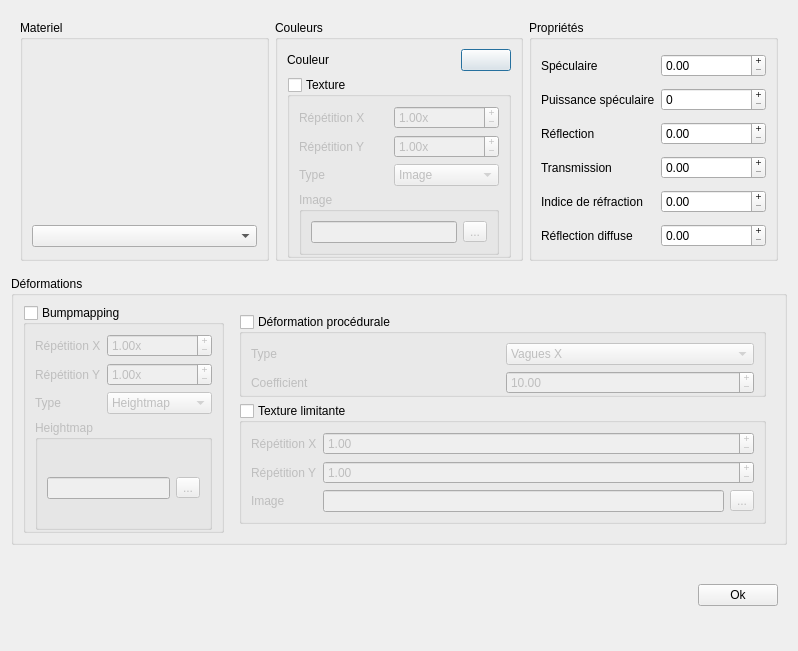
<?xml version="1.0" encoding="UTF-8"?>
<ui version="4.0">
 <class>editMaterialDialog</class>
 <widget class="QDialog" name="editMaterialDialog">
  <property name="geometry">
   <rect>
    <x>0</x>
    <y>0</y>
    <width>798</width>
    <height>651</height>
   </rect>
  </property>
  <property name="windowTitle">
   <string>Edition matériaux</string>
  </property>
  <layout class="QVBoxLayout" name="verticalLayout_2">
   <item>
    <widget class="QWidget" name="widget" native="true">
     <layout class="QHBoxLayout" name="horizontalLayout_2">
      <item>
       <widget class="QGroupBox" name="groupBox_3">
        <property name="title">
         <string>Materiel</string>
        </property>
        <layout class="QVBoxLayout" name="verticalLayout">
         <property name="bottomMargin">
          <number>0</number>
         </property>
         <item>
          <widget class="QLabel" name="_image">
           <property name="minimumSize">
            <size>
             <width>150</width>
             <height>150</height>
            </size>
           </property>
           <property name="maximumSize">
            <size>
             <width>150</width>
             <height>150</height>
            </size>
           </property>
           <property name="text">
            <string/>
           </property>
           <property name="pixmap">
            <pixmap>stripes.png</pixmap>
           </property>
          </widget>
         </item>
         <item>
          <widget class="QComboBox" name="_materials"/>
         </item>
        </layout>
       </widget>
      </item>
      <item>
       <widget class="QGroupBox" name="groupBox">
        <property name="title">
         <string>Couleurs</string>
        </property>
        <layout class="QGridLayout" name="gridLayout">
         <property name="bottomMargin">
          <number>0</number>
         </property>
         <item row="0" column="0">
          <widget class="QLabel" name="label_2">
           <property name="text">
            <string>Couleur</string>
           </property>
          </widget>
         </item>
         <item row="0" column="1">
          <widget class="QPushButton" name="_color">
           <property name="maximumSize">
            <size>
             <width>50</width>
             <height>16777215</height>
            </size>
           </property>
           <property name="text">
            <string/>
           </property>
          </widget>
         </item>
         <item row="1" column="0" colspan="2">
          <widget class="QGroupBox" name="_texture">
           <property name="title">
            <string>Texture</string>
           </property>
           <property name="checkable">
            <bool>true</bool>
           </property>
           <property name="checked">
            <bool>false</bool>
           </property>
           <layout class="QGridLayout" name="gridLayout_2">
            <property name="bottomMargin">
             <number>0</number>
            </property>
            <item row="0" column="0">
             <widget class="QLabel" name="label_3">
              <property name="text">
               <string>Répétition X</string>
              </property>
             </widget>
            </item>
            <item row="0" column="1">
             <widget class="QDoubleSpinBox" name="_textureX">
              <property name="buttonSymbols">
               <enum>QAbstractSpinBox::PlusMinus</enum>
              </property>
              <property name="suffix">
               <string>x</string>
              </property>
              <property name="maximum">
               <double>1000.000000000000000</double>
              </property>
              <property name="singleStep">
               <double>0.100000000000000</double>
              </property>
              <property name="value">
               <double>1.000000000000000</double>
              </property>
             </widget>
            </item>
            <item row="1" column="0">
             <widget class="QLabel" name="label_4">
              <property name="text">
               <string>Répétition Y</string>
              </property>
             </widget>
            </item>
            <item row="1" column="1">
             <widget class="QDoubleSpinBox" name="_textureY">
              <property name="buttonSymbols">
               <enum>QAbstractSpinBox::PlusMinus</enum>
              </property>
              <property name="suffix">
               <string>x</string>
              </property>
              <property name="maximum">
               <double>1000.000000000000000</double>
              </property>
              <property name="singleStep">
               <double>0.100000000000000</double>
              </property>
              <property name="value">
               <double>1.000000000000000</double>
              </property>
             </widget>
            </item>
            <item row="3" column="0" colspan="2">
             <widget class="QGroupBox" name="_imageGroup">
              <property name="title">
               <string>Image</string>
              </property>
              <property name="checkable">
               <bool>false</bool>
              </property>
              <property name="checked">
               <bool>false</bool>
              </property>
              <layout class="QGridLayout" name="gridLayout_3">
               <item row="0" column="0">
                <widget class="QLineEdit" name="_imagePath"/>
               </item>
               <item row="0" column="1">
                <widget class="QToolButton" name="_find">
                 <property name="text">
                  <string>...</string>
                 </property>
                </widget>
               </item>
              </layout>
             </widget>
            </item>
            <item row="2" column="0">
             <widget class="QLabel" name="label_5">
              <property name="text">
               <string>Type</string>
              </property>
             </widget>
            </item>
            <item row="2" column="1">
             <widget class="QComboBox" name="_textureType">
              <item>
               <property name="text">
                <string>Image</string>
               </property>
              </item>
              <item>
               <property name="text">
                <string>Bruit de perlin</string>
               </property>
              </item>
              <item>
               <property name="text">
                <string>Effet Marbre</string>
               </property>
              </item>
              <item>
               <property name="text">
                <string>Effet Bois</string>
               </property>
              </item>
              <item>
               <property name="text">
                <string>Damier</string>
               </property>
              </item>
             </widget>
            </item>
           </layout>
          </widget>
         </item>
        </layout>
       </widget>
      </item>
      <item>
       <widget class="QGroupBox" name="groupBox_2">
        <property name="title">
         <string>Propriétés</string>
        </property>
        <layout class="QGridLayout" name="gridLayout_4">
         <property name="bottomMargin">
          <number>0</number>
         </property>
         <item row="0" column="0">
          <widget class="QLabel" name="label_6">
           <property name="text">
            <string>Spéculaire</string>
           </property>
          </widget>
         </item>
         <item row="2" column="1">
          <widget class="QDoubleSpinBox" name="_reflection">
           <property name="buttonSymbols">
            <enum>QAbstractSpinBox::PlusMinus</enum>
           </property>
           <property name="maximum">
            <double>1.000000000000000</double>
           </property>
           <property name="singleStep">
            <double>0.010000000000000</double>
           </property>
          </widget>
         </item>
         <item row="2" column="0">
          <widget class="QLabel" name="label_7">
           <property name="text">
            <string>Réflection</string>
           </property>
          </widget>
         </item>
         <item row="1" column="1">
          <widget class="QSpinBox" name="_specularPow">
           <property name="buttonSymbols">
            <enum>QAbstractSpinBox::PlusMinus</enum>
           </property>
           <property name="maximum">
            <number>200</number>
           </property>
          </widget>
         </item>
         <item row="1" column="0">
          <widget class="QLabel" name="label_8">
           <property name="text">
            <string>Puissance spéculaire</string>
           </property>
          </widget>
         </item>
         <item row="3" column="1">
          <widget class="QDoubleSpinBox" name="_transmission">
           <property name="buttonSymbols">
            <enum>QAbstractSpinBox::PlusMinus</enum>
           </property>
           <property name="maximum">
            <double>1.000000000000000</double>
           </property>
           <property name="singleStep">
            <double>0.010000000000000</double>
           </property>
          </widget>
         </item>
         <item row="3" column="0">
          <widget class="QLabel" name="label_9">
           <property name="text">
            <string>Transmission</string>
           </property>
          </widget>
         </item>
         <item row="4" column="0">
          <widget class="QLabel" name="label_10">
           <property name="text">
            <string>Indice de réfraction</string>
           </property>
          </widget>
         </item>
         <item row="4" column="1">
          <widget class="QDoubleSpinBox" name="_refraction">
           <property name="buttonSymbols">
            <enum>QAbstractSpinBox::PlusMinus</enum>
           </property>
           <property name="maximum">
            <double>3.000000000000000</double>
           </property>
           <property name="singleStep">
            <double>0.010000000000000</double>
           </property>
          </widget>
         </item>
         <item row="5" column="1">
          <widget class="QDoubleSpinBox" name="_diffuseReflection">
           <property name="buttonSymbols">
            <enum>QAbstractSpinBox::PlusMinus</enum>
           </property>
           <property name="maximum">
            <double>1.000000000000000</double>
           </property>
           <property name="singleStep">
            <double>0.010000000000000</double>
           </property>
          </widget>
         </item>
         <item row="5" column="0">
          <widget class="QLabel" name="label_11">
           <property name="text">
            <string>Réflection diffuse</string>
           </property>
          </widget>
         </item>
         <item row="0" column="1">
          <widget class="QDoubleSpinBox" name="_specular">
           <property name="buttonSymbols">
            <enum>QAbstractSpinBox::PlusMinus</enum>
           </property>
           <property name="maximum">
            <double>1.000000000000000</double>
           </property>
           <property name="singleStep">
            <double>0.010000000000000</double>
           </property>
          </widget>
         </item>
        </layout>
       </widget>
      </item>
     </layout>
    </widget>
   </item>
   <item>
    <widget class="QGroupBox" name="groupBox_6">
     <property name="title">
      <string>Déformations</string>
     </property>
     <layout class="QHBoxLayout" name="horizontalLayout_3">
      <item>
       <widget class="QGroupBox" name="_bumpmapping">
        <property name="title">
         <string>Bumpmapping</string>
        </property>
        <property name="checkable">
         <bool>true</bool>
        </property>
        <property name="checked">
         <bool>false</bool>
        </property>
        <layout class="QGridLayout" name="gridLayout_5">
         <property name="bottomMargin">
          <number>0</number>
         </property>
         <item row="0" column="1">
          <widget class="QDoubleSpinBox" name="_bumpmapX">
           <property name="buttonSymbols">
            <enum>QAbstractSpinBox::PlusMinus</enum>
           </property>
           <property name="suffix">
            <string>x</string>
           </property>
           <property name="maximum">
            <double>200.000000000000000</double>
           </property>
           <property name="singleStep">
            <double>0.100000000000000</double>
           </property>
           <property name="value">
            <double>1.000000000000000</double>
           </property>
          </widget>
         </item>
         <item row="0" column="0">
          <widget class="QLabel" name="label_12">
           <property name="text">
            <string>Répétition X</string>
           </property>
          </widget>
         </item>
         <item row="1" column="1">
          <widget class="QDoubleSpinBox" name="_bumpmapY">
           <property name="buttonSymbols">
            <enum>QAbstractSpinBox::PlusMinus</enum>
           </property>
           <property name="suffix">
            <string>x</string>
           </property>
           <property name="maximum">
            <double>200.000000000000000</double>
           </property>
           <property name="singleStep">
            <double>0.100000000000000</double>
           </property>
           <property name="value">
            <double>1.000000000000000</double>
           </property>
          </widget>
         </item>
         <item row="1" column="0">
          <widget class="QLabel" name="label_13">
           <property name="text">
            <string>Répétition Y</string>
           </property>
          </widget>
         </item>
         <item row="2" column="0">
          <widget class="QLabel" name="label_14">
           <property name="text">
            <string>Type</string>
           </property>
          </widget>
         </item>
         <item row="2" column="1">
          <widget class="QComboBox" name="_bumpmapType">
           <item>
            <property name="text">
             <string>Heightmap</string>
            </property>
           </item>
           <item>
            <property name="text">
             <string>Bruit de perlin</string>
            </property>
           </item>
          </widget>
         </item>
         <item row="3" column="0" colspan="2">
          <widget class="QGroupBox" name="_heightmap">
           <property name="title">
            <string>Heightmap</string>
           </property>
           <property name="checkable">
            <bool>false</bool>
           </property>
           <property name="checked">
            <bool>false</bool>
           </property>
           <layout class="QHBoxLayout" name="horizontalLayout_4">
            <property name="bottomMargin">
             <number>0</number>
            </property>
            <item>
             <widget class="QLineEdit" name="_bumpmapHeightmap"/>
            </item>
            <item>
             <widget class="QToolButton" name="_findHeightmap">
              <property name="text">
               <string>...</string>
              </property>
             </widget>
            </item>
           </layout>
          </widget>
         </item>
        </layout>
       </widget>
      </item>
      <item>
       <widget class="QWidget" name="widget_3" native="true">
        <layout class="QVBoxLayout" name="verticalLayout_3">
         <item>
          <widget class="QGroupBox" name="_proceduralDeformation">
           <property name="title">
            <string>Déformation procédurale</string>
           </property>
           <property name="checkable">
            <bool>true</bool>
           </property>
           <property name="checked">
            <bool>false</bool>
           </property>
           <layout class="QGridLayout" name="gridLayout_6">
            <property name="bottomMargin">
             <number>0</number>
            </property>
            <item row="1" column="0">
             <widget class="QLabel" name="label_15">
              <property name="text">
               <string>Type</string>
              </property>
             </widget>
            </item>
            <item row="1" column="1">
             <widget class="QComboBox" name="_deformationType">
              <item>
               <property name="text">
                <string>Vagues X</string>
               </property>
              </item>
              <item>
               <property name="text">
                <string>Vagues Y</string>
               </property>
              </item>
              <item>
               <property name="text">
                <string>Vagues Z</string>
               </property>
              </item>
             </widget>
            </item>
            <item row="2" column="0">
             <widget class="QLabel" name="label_16">
              <property name="text">
               <string>Coefficient</string>
              </property>
             </widget>
            </item>
            <item row="2" column="1">
             <widget class="QDoubleSpinBox" name="_deformationCoeff">
              <property name="buttonSymbols">
               <enum>QAbstractSpinBox::PlusMinus</enum>
              </property>
              <property name="maximum">
               <double>1000.000000000000000</double>
              </property>
              <property name="value">
               <double>10.000000000000000</double>
              </property>
             </widget>
            </item>
           </layout>
          </widget>
         </item>
         <item>
          <widget class="QGroupBox" name="_limitedTexture">
           <property name="title">
            <string>Texture limitante</string>
           </property>
           <property name="checkable">
            <bool>true</bool>
           </property>
           <property name="checked">
            <bool>false</bool>
           </property>
           <layout class="QGridLayout" name="gridLayout_7">
            <item row="0" column="1" colspan="2">
             <widget class="QDoubleSpinBox" name="_limitedX">
              <property name="buttonSymbols">
               <enum>QAbstractSpinBox::PlusMinus</enum>
              </property>
              <property name="maximum">
               <double>1000.000000000000000</double>
              </property>
              <property name="singleStep">
               <double>0.100000000000000</double>
              </property>
              <property name="value">
               <double>1.000000000000000</double>
              </property>
             </widget>
            </item>
            <item row="0" column="0">
             <widget class="QLabel" name="label">
              <property name="text">
               <string>Répétition X</string>
              </property>
             </widget>
            </item>
            <item row="1" column="0">
             <widget class="QLabel" name="label_17">
              <property name="text">
               <string>Répétition Y</string>
              </property>
             </widget>
            </item>
            <item row="1" column="1" colspan="2">
             <widget class="QDoubleSpinBox" name="_limitedY">
              <property name="buttonSymbols">
               <enum>QAbstractSpinBox::PlusMinus</enum>
              </property>
              <property name="maximum">
               <double>1000.000000000000000</double>
              </property>
              <property name="singleStep">
               <double>0.100000000000000</double>
              </property>
              <property name="value">
               <double>1.000000000000000</double>
              </property>
             </widget>
            </item>
            <item row="2" column="0">
             <widget class="QLabel" name="label_18">
              <property name="text">
               <string>Image</string>
              </property>
             </widget>
            </item>
            <item row="2" column="1">
             <widget class="QLineEdit" name="_limitedImage"/>
            </item>
            <item row="2" column="2">
             <widget class="QToolButton" name="_findLimited">
              <property name="text">
               <string>...</string>
              </property>
             </widget>
            </item>
           </layout>
          </widget>
         </item>
        </layout>
       </widget>
      </item>
     </layout>
    </widget>
   </item>
   <item>
    <widget class="QWidget" name="widget_2" native="true">
     <layout class="QHBoxLayout" name="horizontalLayout">
      <item>
       <spacer name="horizontalSpacer">
        <property name="orientation">
         <enum>Qt::Horizontal</enum>
        </property>
        <property name="sizeHint" stdset="0">
         <size>
          <width>40</width>
          <height>20</height>
         </size>
        </property>
       </spacer>
      </item>
      <item>
       <widget class="QPushButton" name="_ok">
        <property name="text">
         <string>Ok</string>
        </property>
       </widget>
      </item>
     </layout>
    </widget>
   </item>
  </layout>
 </widget>
 <resources/>
 <connections>
  <connection>
   <sender>_ok</sender>
   <signal>clicked()</signal>
   <receiver>editMaterialDialog</receiver>
   <slot>close()</slot>
   <hints>
    <hint type="sourcelabel">
     <x>592</x>
     <y>284</y>
    </hint>
    <hint type="destinationlabel">
     <x>326</x>
     <y>158</y>
    </hint>
   </hints>
  </connection>
 </connections>
</ui>
